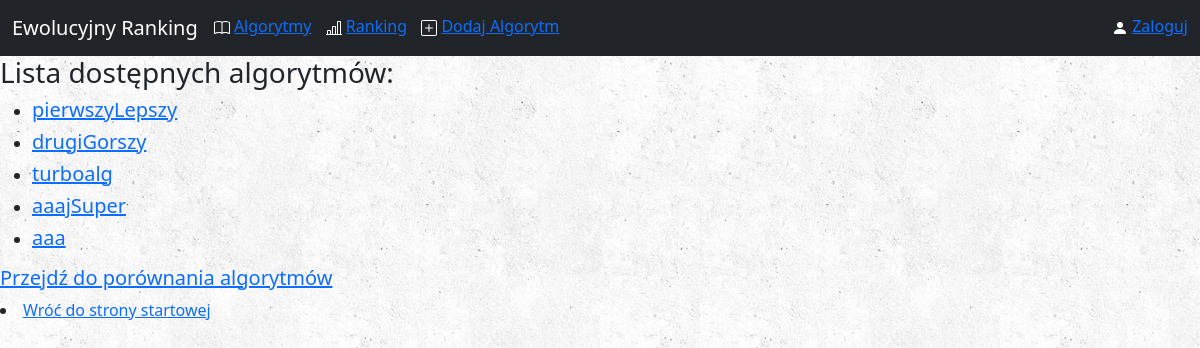
Before: /algorithms/ with the older database file.
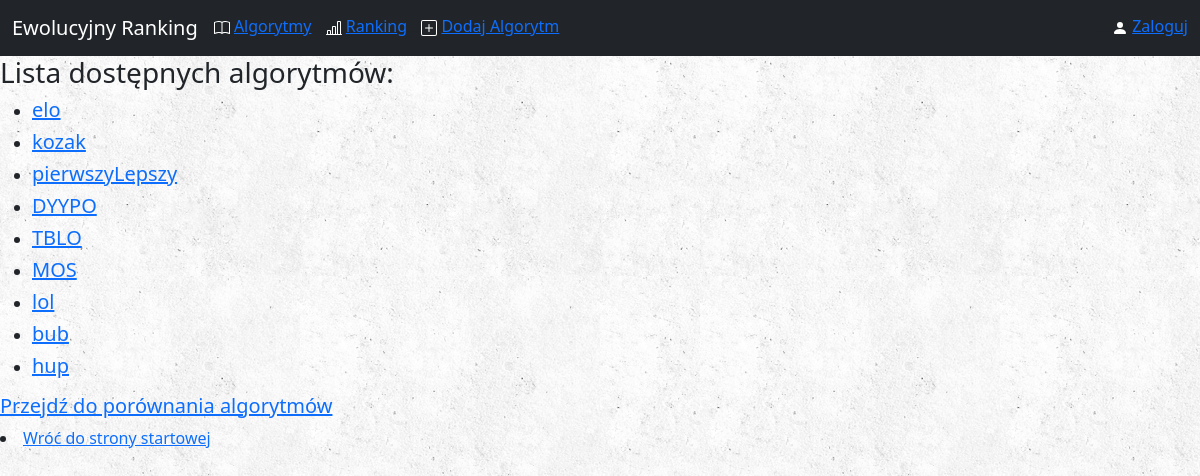
After: the same page with the newer database file.
### algorithms/models.py (models this page shows, shortened)
class Algorithm(models.Model):
    name = models.CharField(max_length = 40, unique = True)
    author = models.CharField(max_length = 30)  # nick użytkownika serwisu
    alg_file = models.FileField(upload_to='zip_files/')
    counted = models.BooleanField(default = False)
    num_of_fun = models.IntegerField(default = 0)
    SE = models.FloatField(default = 0)
    score = models.FloatField(default = 0)

### algorithms/views.py (the view)
# urls.py: path('algorithms/', views.AlgorithmListView.as_view(), name='index'),
class AlgorithmListView(ListView):
    model = Algorithm
    def get_queryset(self):
        return Algorithm.objects.all()

### algorithms/templates/algorithms/algorithm_list.html
{% extends 'algorithms/base.html' %}
{% block body %}
{% if object_list %}
    <h3>Lista dostępnych algorytmów:</h3>
    <ul>
        {% for alg in object_list %}
            <li> <h5><a href="{% url 'algorithms:detail' alg.id %}">{{ alg.name }}</a></h5></li>
        {% endfor %}
    </ul>
{% else %}
    <h3>Nie dodano jeszcze żadnego algorytmu.</h3>
{% endif %}
<h5><a href="{% url 'algorithms:comp' %}" class="forums_link">Przejdź do porównania algorytmów</a></h5>
<li class="visible-xs"><a href="/" class="forums_link">Wróć do strony startowej</a></li>
{% endblock %}

### algorithms/templates/algorithms/base.html (shortened to what this page needs)
<!doctype html>
<html lang="en">
    <head>
    {% load static %}
    <link href="https://cdn.jsdelivr.net/npm/bootstrap@5.0.0-beta1/dist/css/bootstrap.min.css" rel="stylesheet">
    <link rel="stylesheet" type="text/css" href="{% static 'css/style.css' %}">
    </head>
    <body>
    <nav class="navbar navbar-expand-lg navbar-dark bg-dark">
        <div class="container-fluid">
                <a class="navbar-brand" href="{% url 'algorithms:home' %}">Ewolucyjny Ranking</a>
            <div class="collapse navbar-collapse" id="navbarSupportedContent">
                <ul class="nav navbar-nav me-auto mb-2 mb-lg-0">
                    <li class="nav-item">
                        <a "nav-link" aria-current="page" aria-hidden="true" href="{% url 'algorithms:index' %}">Algorytmy</a>
                    </li>
                    <li class="nav-item">
                        <h6>__</h6>
                    </li>
                    <li class="nav-item">
                        <a "nav-link" aria-current="page" aria-hidden="true" href="{% url 'algorithms:ranking' %}">Ranking</a>
                    </li>
                    <li class="nav-item">
                        <h6>__</h6>
                    </li>
                    <li class="nav-item">
                        <a "nav-link" aria-current="page" aria-hidden="true" href="{% url 'algorithms:add-alg' %}">Dodaj Algorytm</a>
                    </li>
                </ul>
                <ul class="nav navbar-nav me-right mb-2 mb-lg-0">
                    <li class="nav-item">
                        <h6>__</h6>
                    </li>
                    <li class="nav-item">
                        <svg xmlns="http://www.w3.org/2000/svg" width="16" height="16" fill="white" class="bi bi-person-fill" viewBox="0 0 16 16">
                            <path d="M3 14s-1 0-1-1 1-4 6-4 6 3 6 4-1 1-1 1H3zm5-6a3 3 0 1 0 0-6 3 3 0 0 0 0 6z"/>
                        </svg>
                        {% if user.is_authenticated %}
                            <a "nav-link" aria-current="page" aria-hidden="true" href="{% url 'algorithms:logout' %}">Wyloguj</a>
                        {% else %}
                            <a "nav-link" aria-current="page" aria-hidden="true" href="{% url 'algorithms:login' %}">Zaloguj</a>
                        {% endif %}
                    </li>
                </ul>
            </div>
        </div>
    </nav>
    {% block body %}
    {% endblock %}
    </body>
</html>

### static/css/style.css (style rules this page uses)
body { background: white url("../images/background.png"); }

Changed rows visible on the page:
removed Algorithm: name "drugiGorszy"
removed Algorithm: name "turboalg"
removed Algorithm: name "aaajSuper"
removed Algorithm: name "aaa"
added Algorithm: name "elo"
added Algorithm: name "kozak"
added Algorithm: name "DYYPO"
added Algorithm: name "TBLO"
added Algorithm: name "MOS"
added Algorithm: name "lol"
added Algorithm: name "bub"
added Algorithm: name "hup"
